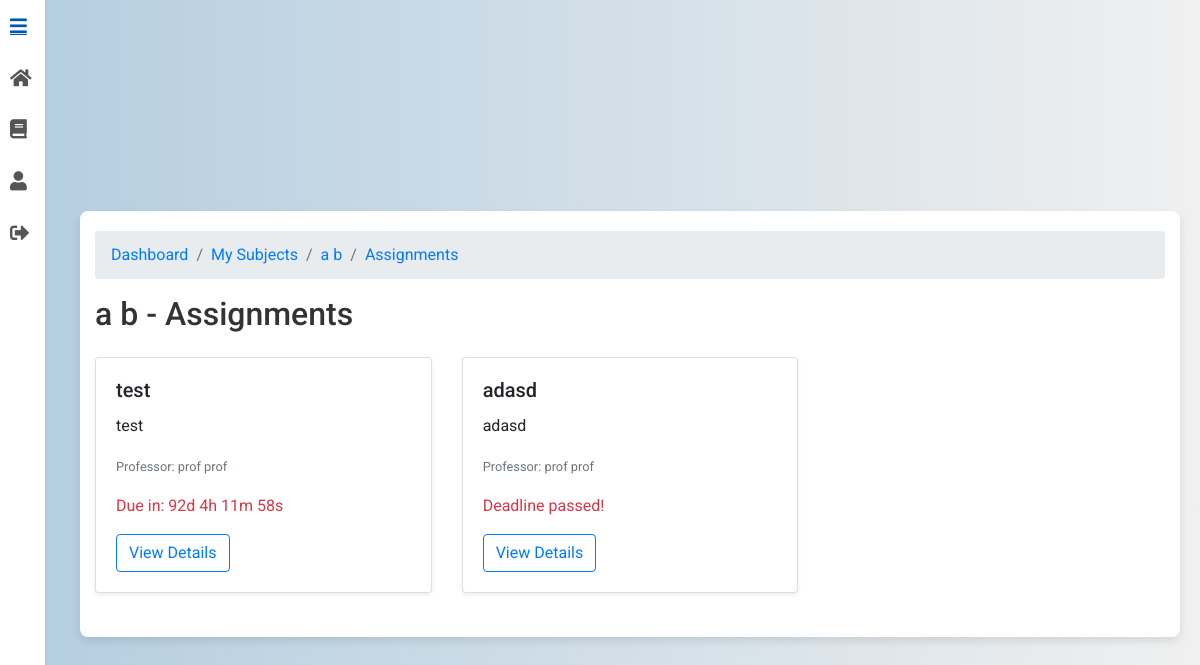
Screenshot of /assignments/45/ (signed in) with the database file from the repository.
### subjects/models.py (models this page shows, shortened)
class Subject(models.Model):
    name = models.CharField(max_length=100)
    professor = models.ForeignKey(
        CustomUser,
        limit_choices_to={"role": "professor"},
        on_delete=models.CASCADE,
        editable=False,
    )
    description = models.TextField(blank=True)
    class Meta:
        ordering = ["name"]

### assignments/models.py (models this page shows, shortened)
class Assignment(models.Model):
    title = models.CharField(max_length=255)
    description = models.TextField()
    subject = models.ForeignKey(Subject, related_name="assignments", on_delete=models.CASCADE)
    professor = models.ForeignKey(
        CustomUser, limit_choices_to={'role': 'professor'}, on_delete=models.CASCADE
    )
    due_date = models.DateTimeField()
    file = models.FileField(upload_to=assignment_upload_path, blank=True, null=True)
    autograde_enabled = models.BooleanField(default=True)
    autograde_max_tokens = models.PositiveIntegerField(default=16000)  # hint; actual truncation done by autograder
    autograde_leniency = models.PositiveIntegerField(default=5)        # 1=strict .. 5=very lenient
    autograde_weight_runtime = models.FloatField(default=0.7)
    autograde_weight_rubric = models.FloatField(default=0.3)
    created_at = models.DateTimeField(auto_now_add=True)
    updated_at = models.DateTimeField(auto_now=True)

### users/models.py (models this page shows, shortened)
class CustomUser(AbstractUser):
    ROLE_CHOICES = [
        ('student', 'Student'),
        ('professor', 'Professor')
    ]
    role = models.CharField(max_length=10, choices=ROLE_CHOICES)
    institution = models.ForeignKey('Institution', on_delete=models.SET_NULL, null=True, blank=True)

### assignments/views.py (the view)
# urls.py: path("<int:subject_id>/", views.AssignmentListView.as_view(), name="assignment_list"),
class AssignmentListView(LoginRequiredMixin, BreadcrumbMixin, ListView):
    model = Assignment
    template_name = "assignment_list.html"
    context_object_name = "assignments"
    subject: Subject | None = None  # set in get_queryset
    def get_queryset(self):
        self.subject = get_object_or_404(Subject, pk=self.kwargs["subject_id"])
        if not (_is_owner_prof(self.request.user, self.subject) or _is_enrolled(self.request.user, self.subject)):
            return Assignment.objects.none()
        return (
            Assignment.objects.filter(subject=self.subject)
            .select_related("professor")
            .order_by("-due_date", "title")
        )
    def get_breadcrumbs(self):
        return [
            ("Dashboard", DASHBOARD_URL),
            ("My Subjects", reverse_lazy("subjects:my_subjects")),
            (self.subject.name, reverse_lazy("subjects:subject_detail", kwargs={"pk": self.subject.pk})),
            ("Assignments", self.request.path),
        ]
    def get_context_data(self, **kwargs):
        ctx = super().get_context_data(**kwargs)
        user = self.request.user
        ctx["subject"] = self.subject
        ctx["can_manage"] = _is_owner_prof(user, self.subject)
        ctx["breadcrumbs"] = self.get_breadcrumbs()
        if getattr(user, "role", None) != "professor":
            now = timezone.now()
            for a in ctx["assignments"]:
                a.can_submit = a.due_date > now
                a.my_submission_id = None
                a.my_grade_pct = None
            if HAS_SUBMISSIONS and ctx["assignments"]:
                subs = {
                    s.assignment_id: s
                    for s in AssignmentSubmission.objects.filter(
                        assignment__in=ctx["assignments"], student=user
                    ).only("id", "assignment_id", "grade_pct")
                }
                for a in ctx["assignments"]:
                    s = subs.get(a.id)
                    if s:
                        a.my_submission_id = s.id
                        a.my_grade_pct = getattr(s, "grade_pct", None)
                        a.can_submit = a.due_date > now  # can still re-submit before deadline
        return ctx

### UniGrading/mixin.py (called while the page is built)
    def get_context_data(self, **kwargs):
        context = super().get_context_data(**kwargs)
        context["breadcrumbs"] = self.get_breadcrumbs()
        return context

### assignments/views.py (called while the page is built)
def _is_owner_prof(user, subject: Subject) -> bool:
    return getattr(user, "role", None) == "professor" and subject.professor_id == user.id

def _is_enrolled(user, subject: Subject) -> bool:
    return Enrollment.objects.filter(user=user, subject=subject).exists()

### assignments/templates/assignment_list.html (shortened to what this page needs)
{% extends 'base.html' %}
{% load static %}
{% load view_breadcrumbs %}
{% block content %}
<div class="container mt-5">
  <nav aria-label="breadcrumb">
    <ol class="breadcrumb">
      {% for name, url in breadcrumbs %}
        <li class="breadcrumb-item"><a href="{{ url }}">{{ name }}</a></li>
      {% endfor %}
    </ol>
  </nav>
  <div class="d-flex justify-content-between mb-3">
    <h2>{{ subject.name }} - Assignments</h2>
  </div>
  <div class="row">
    {% for assignment in assignments %}
      <div class="col-md-4">
        <div class="card mb-4 shadow-sm">
          <div class="card-body">
            <h5 class="card-title">{{ assignment.title }}</h5>
            <p class="card-text">{{ assignment.description|truncatewords:20 }}</p>
            <p class="card-text">
              <small class="text-muted">
                Professor: {{ assignment.professor.get_full_name|default:assignment.professor.email }}
              </small>
            </p>
            <p class="card-text text-danger" id="countdown-{{ assignment.pk }}">
            </p>
            <div class="d-flex flex-wrap align-items-center">
              <a href="{% url 'assignments:assignment_detail' assignment.pk %}" class="btn btn-outline-primary">
                View Details
              </a>
            </div>
          </div>
        </div>
      </div>
    {% empty %}
      <div class="col-12">
        <p class="text-muted text-center">No assignments available.</p>
      </div>
    {% endfor %}
  </div>
</div>
{% endblock %}

### static/css/styles.css (style rules this page uses)
body { font-family: 'Roboto', sans-serif; background: linear-gradient(to right, #b3cde0, #f0f0f0); margin: 0; padding: 0; display: flex; justify-content: center; align-items: center; min-height: 100vh; }
.container { background-color: #ffffff; padding: 20px; border-radius: 8px; box-shadow: 0 4px 8px rgba(0, 0, 0, 0.1); max-width: 900px; width: 100%; animation: fadeIn 1s ease-in-out; }
h2 { text-align: center; color: #333333; margin-bottom: 20px; }
.card { transition: transform 0.3s, box-shadow 0.3s; }

### subjects/templates/base.html (style rules this page uses)
body { background: linear-gradient(to right, #b3cde0, #f0f0f0); margin: 0; padding: 0; font-family: 'Roboto', sans-serif; display: flex; }
.main-content > * { max-width: 100%; }

### rows the page displays
Subject: breadcrumbs "a b", name "a b"
Assignment: title "test", description "test", professor.get_full_name "prof prof"
Assignment: title "adasd", description "adasd", professor.get_full_name "prof prof"

### other values shown
{{ name }} "Dashboard" "My Subjects" "Assignments"
